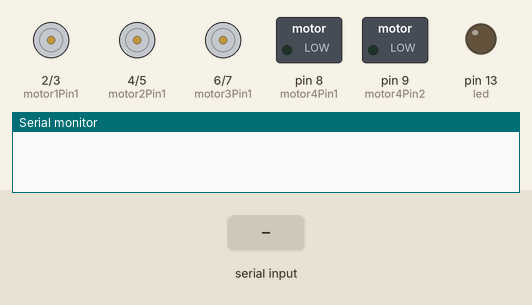
Recording of a sketch running on a simulated Arduino Uno, built with avr-gcc and run on an emulated ATmega328P. Parts: motor-driver pin pairs drawn as motors (green arrow = first pin HIGH = forward, orange = second pin HIGH = backward, longer = more drive), switched loads named in the sketch (green lamp = pin HIGH), output pins drawn as LEDs (lit = HIGH), the last lines printed to the serial monitor. The inputs (shaded band) are chosen by the test bench.

Above: at 1.2 s.
1.3 s: "1" received over Serial
At 1.7 s:
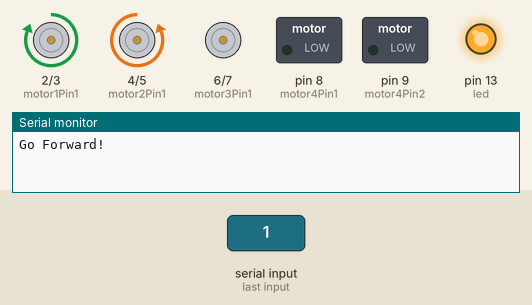
2.8 s: "2" received over Serial
At 4.0 s:
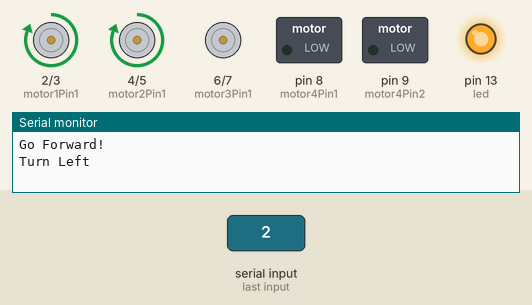
5.8 s: "4" received over Serial
At 6.3 s:
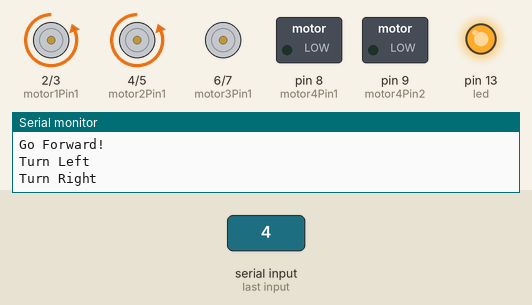
8.8 s: "5" received over Serial
At 9.8 s:
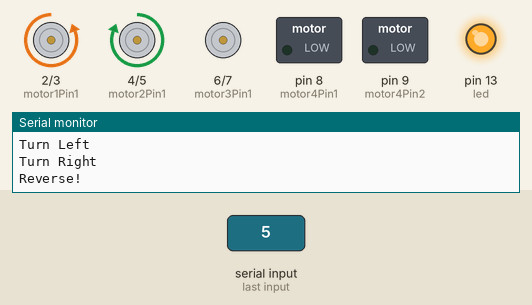
10.3 s: "6" received over Serial
At 11.0 s:
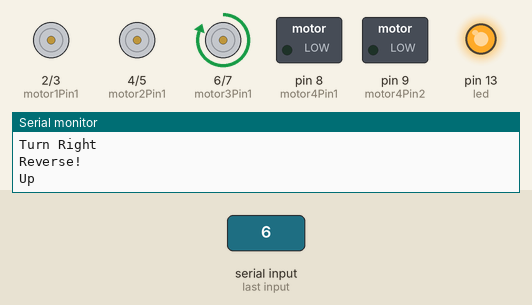
11.8 s: "7" received over Serial
At 12.1 s:
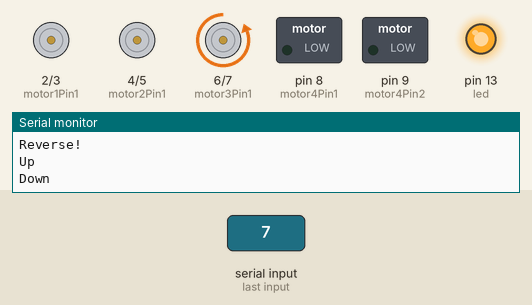
Timing chart, 0 to 14.3 s (numbered marks = the images above; inputs shaded):
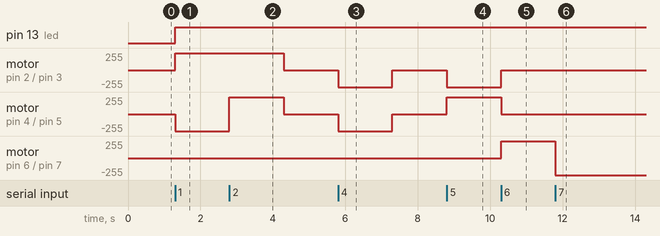

The sketch:

blue_arm2.ino
```cpp
int motor1Pin1 = 2;
int motor1Pin2 = 3;

int motor2Pin1 = 4;
int motor2Pin2 = 5;

int motor3Pin1 = 6;
int motor3Pin2 = 7;

int motor4Pin1 = 8;
int motor4Pin2 = 9;

int led = 13;
int state;
int flag=0;        //makes sure that the serial only prints once the state
int stateStop=0;
void setup() {

    pinMode(motor1Pin1, OUTPUT);
    pinMode(motor1Pin2, OUTPUT);

    pinMode(motor2Pin1, OUTPUT);
    pinMode(motor2Pin2, OUTPUT);

    pinMode(motor3Pin1, OUTPUT);
    pinMode(motor3Pin2, OUTPUT);

    pinMode(motor4Pin1, OUTPUT);
    pinMode(motor4Pin2, OUTPUT);

    Serial.begin(9600);
     pinMode(led, OUTPUT);
}

void loop() {
   if(Serial.available() > 0){
      state = Serial.read();
      flag=0;
  digitalWrite(led, HIGH);}

   if (state == '1') {
        digitalWrite(motor1Pin1, HIGH);
        digitalWrite(motor1Pin2, LOW);
        digitalWrite(motor2Pin1, LOW);
        digitalWrite(motor2Pin2, HIGH);
        if(flag == 0){
          Serial.println("Go Forward!");
          flag=1;
        }
    }
    else if (state == '2') {
        digitalWrite(motor1Pin1, HIGH);
        digitalWrite(motor1Pin2, LOW);
        digitalWrite(motor2Pin1, HIGH);
        digitalWrite(motor2Pin2, LOW);
        if(flag == 0){
          Serial.println("Turn Left");
          flag=1;
        }
        delay(1500);
        state=3;
        stateStop=1;
    }
    // if the state is '3' the motor will Stop
    else if (state == '3' || stateStop == 1) {
        digitalWrite(motor1Pin1, LOW);
        digitalWrite(motor1Pin2, LOW);
        digitalWrite(motor2Pin1, LOW);
        digitalWrite(motor2Pin2, LOW);
        if(flag == 0){
          Serial.println("STOP!");
          flag=1;
        }
        stateStop=0;
    }
    // if the state is '4' the motor will turn right
    else if (state == '4') {
        digitalWrite(motor1Pin1, LOW);
        digitalWrite(motor1Pin2, HIGH);
        digitalWrite(motor2Pin1, LOW);
        digitalWrite(motor2Pin2, HIGH);
        if(flag == 0){
          Serial.println("Turn Right");
          flag=1;
        }
        delay(1500);
        state=3;
        stateStop=1;
    }
    // if the state is '5' the motor will Reverse
    else if (state == '5') {
        digitalWrite(motor1Pin1, LOW);
        digitalWrite(motor1Pin2, HIGH);
        digitalWrite(motor2Pin1, HIGH);
        digitalWrite(motor2Pin2, LOW);
        if(flag == 0){
          Serial.println("Reverse!");
          flag=1;
        }
    }


     else if (state == '6') {
        digitalWrite(motor3Pin1, HIGH);
        digitalWrite(motor3Pin2, LOW);
        if(flag == 0){
          Serial.println("Up");
          flag=1;
        }
        state=3;
        stateStop=1;
    }

     else if (state == '7') {
        digitalWrite(motor3Pin1, LOW);
        digitalWrite(motor3Pin2, HIGH);
        if(flag == 0){
          Serial.println("Down");
          flag=1;
        }
        state=3;
        stateStop=1;
    }


     else if (state == '8') {
        digitalWrite(motor4Pin1, HIGH);
        digitalWrite(motor4Pin2, LOW);
        if(flag == 0){
          Serial.println("Open");
          flag=1;
        }
        state=3;
        stateStop=1;
    }

     else if (state == '9') {
        digitalWrite(motor4Pin1, LOW);
        digitalWrite(motor4Pin2, HIGH);
        if(flag == 0){
          Serial.println("Close");
          flag=1;
        }
        state=3;
        stateStop=1;
    }


}
```

Measured:
- after the input at 1.3 s, pin 13 (led): LOW → HIGH at once; motor on pin 2 (motor1Pin1) / pin 3 (motor1Pin2): stopped → forward 255/255 at once; motor on pin 4 (motor2Pin1) / pin 5 (motor2Pin2): stopped → backward 255/255 at once
- after the input at 2.8 s, motor on pin 2 (motor1Pin1) / pin 3 (motor1Pin2): forward 255/255 → stopped after 1.5 s; motor on pin 4 (motor2Pin1) / pin 5 (motor2Pin2): backward 255/255 → forward 255/255 at once, → stopped 1.5 s later
- after the input at 5.8 s, motor on pin 2 (motor1Pin1) / pin 3 (motor1Pin2), motor on pin 4 (motor2Pin1) / pin 5 (motor2Pin2): stopped → backward 255/255 at once, → stopped 1.5 s later
- after the input at 8.8 s, motor on pin 2 (motor1Pin1) / pin 3 (motor1Pin2): stopped → backward 255/255 at once; motor on pin 4 (motor2Pin1) / pin 5 (motor2Pin2): stopped → forward 255/255 at once
- after the input at 10.3 s, motor on pin 2 (motor1Pin1) / pin 3 (motor1Pin2): backward 255/255 → stopped at once; motor on pin 4 (motor2Pin1) / pin 5 (motor2Pin2): forward 255/255 → stopped at once; motor on pin 6 (motor3Pin1) / pin 7 (motor3Pin2): stopped → forward 255/255 at once
- after the input at 11.8 s, motor on pin 6 (motor3Pin1) / pin 7 (motor3Pin2): forward 255/255 → backward 255/255 at once
